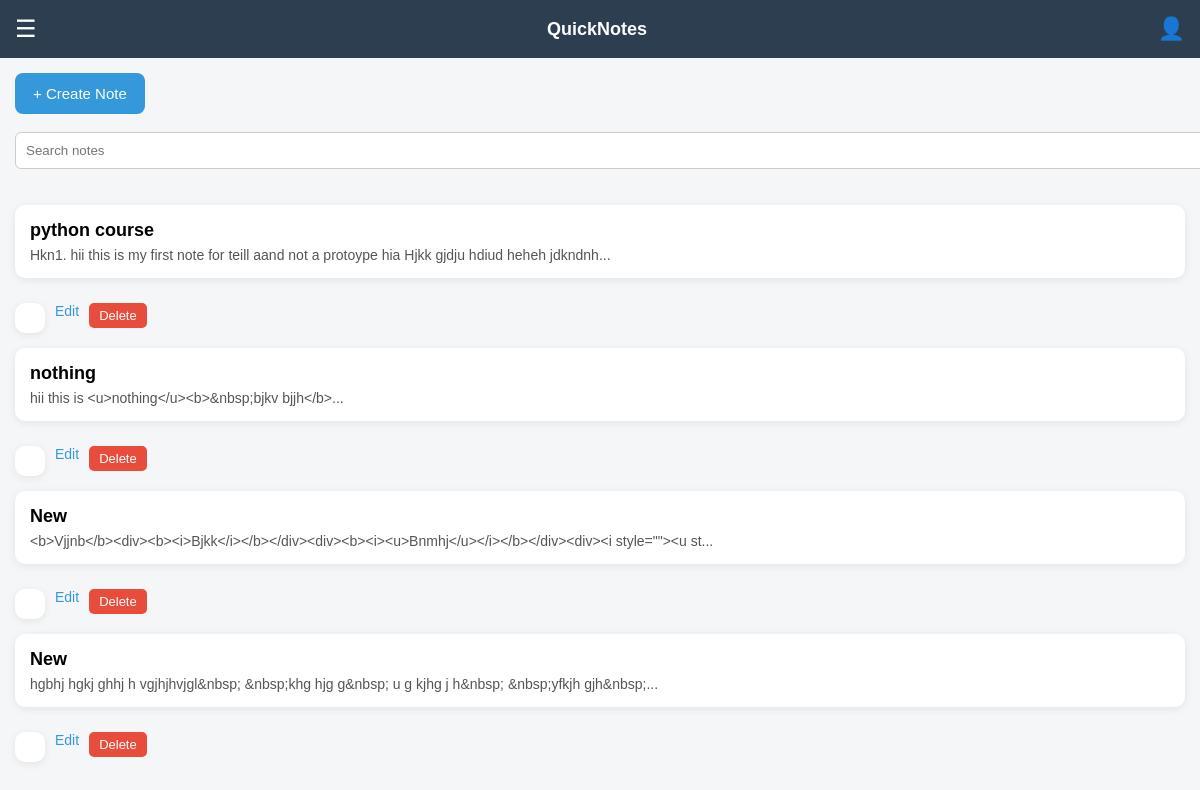
Page /search (signed in) on the committed database.
### tables this page shows
CREATE TABLE notebook(
        id INTEGER PRIMARY KEY AUTOINCREMENT,
        title TEXT,
        content TEXT,
        category TEXT,
        user_id INTEGER,
        created_at TEXT,
        is_deleted INTEGER DEFAULT 0,
        FOREIGN KEY(user_id) REFERENCES user(id)
    );

### renderapp.py (the view)
@app.route("/search")
@login_required
def search():
    query = request.args.get("q", "")
    db = get_db()
    notes = db.execute(
        """
        SELECT * FROM notebook
        WHERE user_id=? AND is_deleted=0
        AND (title LIKE ? OR content LIKE ?)
        """,
        (session["user_id"], f"%{query}%", f"%{query}%")
    ).fetchall()
    db.close()
    return render_template("home.html", notes=notes, query=query)

### renderapp.py (called while the page is built)
def get_db():
    conn = sqlite3.connect(DATABASE)
    conn.row_factory = sqlite3.Row
    return conn

def login_required(route_function):
    @wraps(route_function)
    def wrapper(*args, **kwargs):
        if "user_id" not in session:
            return redirect(url_for("login"))
        return route_function(*args, **kwargs)
    return wrapper

### templates/home.html (shortened to what this page needs)
<!DOCTYPE html>
<html>
<head>
</head>
<body>
<div class="navbar">
<span class="menu-btn" onclick="openMenu()">☰</span>
<div class="logo">QuickNotes</div>
<div class="profile" onclick="location.href='/profile'">
👤
</div>
</div>
<div class="container">
<a href="/create_note">
<button class="create-btn">+ Create Note</button>
</a>
<br><br>
<form action="/search">
<input class="search" name="q" placeholder="Search notes">
</form>
<br><br>
<div class="notes">
{% for note in notes %}
<a href="/update_note/{{note.id}}" class="note-card">
<div class="note-title">
{{note.title}}
</div>
<div class="note-content">
{{note.content[:100]}}...
</div>
<div class="note-actions">
<a class="edit-btn" href="/update_note/{{note.id}}" onclick="event.stopPropagation()">Edit</a>
<form action="/move_to_trash/{{note.id}}" method="post" onclick="event.stopPropagation()">
<button class="delete-btn">Delete</button>
</form>
</div>
</a>
{% endfor %}
</div>
</div>
</body>
</html>

### templates/home.html (style rules this page uses)
body { font-family: Arial; margin:0; background:#f4f6f8; }
.navbar { display:flex; justify-content:space-between; align-items:center; background:#2c3e50; color:white; padding:15px; position:sticky; top:0; }
.logo { font-size:18px; font-weight:bold; }
.menu-btn { font-size:24px; cursor:pointer; }
.profile { cursor:pointer; font-size:22px; }
.container { padding:15px; }
.create-btn { background:#3498db; color:white; border:none; padding:12px 18px; border-radius:8px; cursor:pointer; font-size:15px; }
.search { padding:10px; width:100%; border-radius:6px; border:1px solid #ccc; }
.notes { display:grid; grid-template-columns:1fr; gap:15px; }
.note-card { background:white; padding:15px; border-radius:10px; box-shadow:0 2px 8px rgba(0,0,0,0.08); text-decoration:none; color:black; display:block; transition:0.2s; }
.note-title { font-size:18px; font-weight:bold; margin-bottom:6px; }
.note-content { color:#555; font-size:14px; }
.note-actions { margin-top:10px; display:flex; gap:10px; }
.edit-btn { color:#3498db; text-decoration:none; font-size:14px; }
.delete-btn { background:#e74c3c; border:none; color:white; padding:5px 10px; border-radius:5px; cursor:pointer; font-size:13px; }

### rows in the picture
notebook: title "python course", content "Hkn1. hii this is my first note for teill aand not a protoype hia Hjkk gjdju hdiud heheh jdkndnh"
notebook: title "nothing", content "hii this is <u>nothing</u><b>&nbsp;bjkv bjjh</b>"
notebook: title "New", content "<b>Vjjnb</b><div><b><i>Bjkk</i></b></div><div><b><i><u>Bnmhj</u></i></b></div><div><i style=\"\"><u st"
notebook: title "New", content "hgbhj hgkj ghhj h vgjhjhvjgl&nbsp; &nbsp;khg hjg g&nbsp; u g kjhg j h&nbsp; &nbsp;yfkjh gjh&nbsp;"
